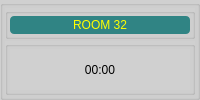
    <widget class="QGroupBox" name="groupBoxRM_32">
     <property name="styleSheet">
      <string notr="true">background-color: rgb(208, 208, 208);</string>
     </property>
     <property name="title">
      <string/>
     </property>
     <layout class="QVBoxLayout" name="verticalLayout_114">
      <property name="spacing">
       <number>2</number>
      </property>
      <property name="margin">
       <number>2</number>
      </property>
      <item>
       <widget class="QGroupBox" name="groupBox_66">
        <property name="sizePolicy">
         <sizepolicy hsizetype="Preferred" vsizetype="Preferred">
          <horstretch>0</horstretch>
          <verstretch>1</verstretch>
         </sizepolicy>
        </property>
        <property name="title">
         <string/>
        </property>
        <layout class="QVBoxLayout" name="verticalLayout_115">
         <property name="spacing">
          <number>2</number>
         </property>
         <property name="margin">
          <number>2</number>
         </property>
         <item>
          <widget class="QLabel" name="label_33">
           <property name="styleSheet">
            <string notr="true">background-color: rgb(48, 132, 132);
color: rgb(255, 255, 0);
border-radius: 4px;
font: 12pt &quot;Alef&quot;;</string>
           </property>
           <property name="text">
            <string>ROOM 32</string>
           </property>
           <property name="alignment">
            <set>Qt::AlignCenter</set>
           </property>
          </widget>
         </item>
        </layout>
       </widget>
      </item>
      <item>
       <widget class="QGroupBox" name="box32">
        <property name="sizePolicy">
         <sizepolicy hsizetype="Preferred" vsizetype="Preferred">
          <horstretch>0</horstretch>
          <verstretch>3</verstretch>
         </sizepolicy>
        </property>
        <property name="font">
         <font>
          <pointsize>15</pointsize>
         </font>
        </property>
        <property name="title">
         <string/>
        </property>
        <property name="alignment">
         <set>Qt::AlignCenter</set>
        </property>
        <layout class="QVBoxLayout" name="verticalLayout_41">
         <property name="spacing">
          <number>2</number>
         </property>
         <property name="margin">
          <number>2</number>
         </property>
         <item>
          <widget class="QLabel" name="label32">
           <property name="sizePolicy">
            <sizepolicy hsizetype="Preferred" vsizetype="Preferred">
             <horstretch>0</horstretch>
             <verstretch>4</verstretch>
            </sizepolicy>
           </property>
           <property name="styleSheet">
            <string notr="true">font: 26pt &quot;MS Shell Dlg 2&quot;;</string>
           </property>
           <property name="text">
            <string>00:00</string>
           </property>
           <property name="alignment">
            <set>Qt::AlignCenter</set>
           </property>
          </widget>
         </item>
        </layout>
       </widget>
      </item>
     </layout>
    </widget>
